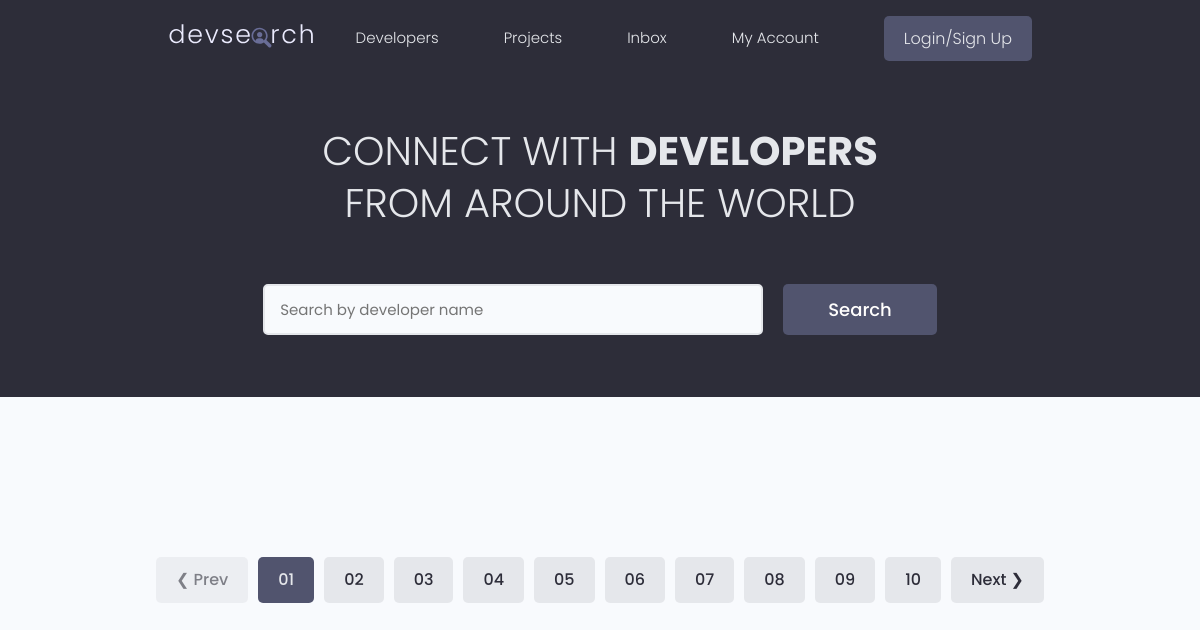
The app's page /, older data.
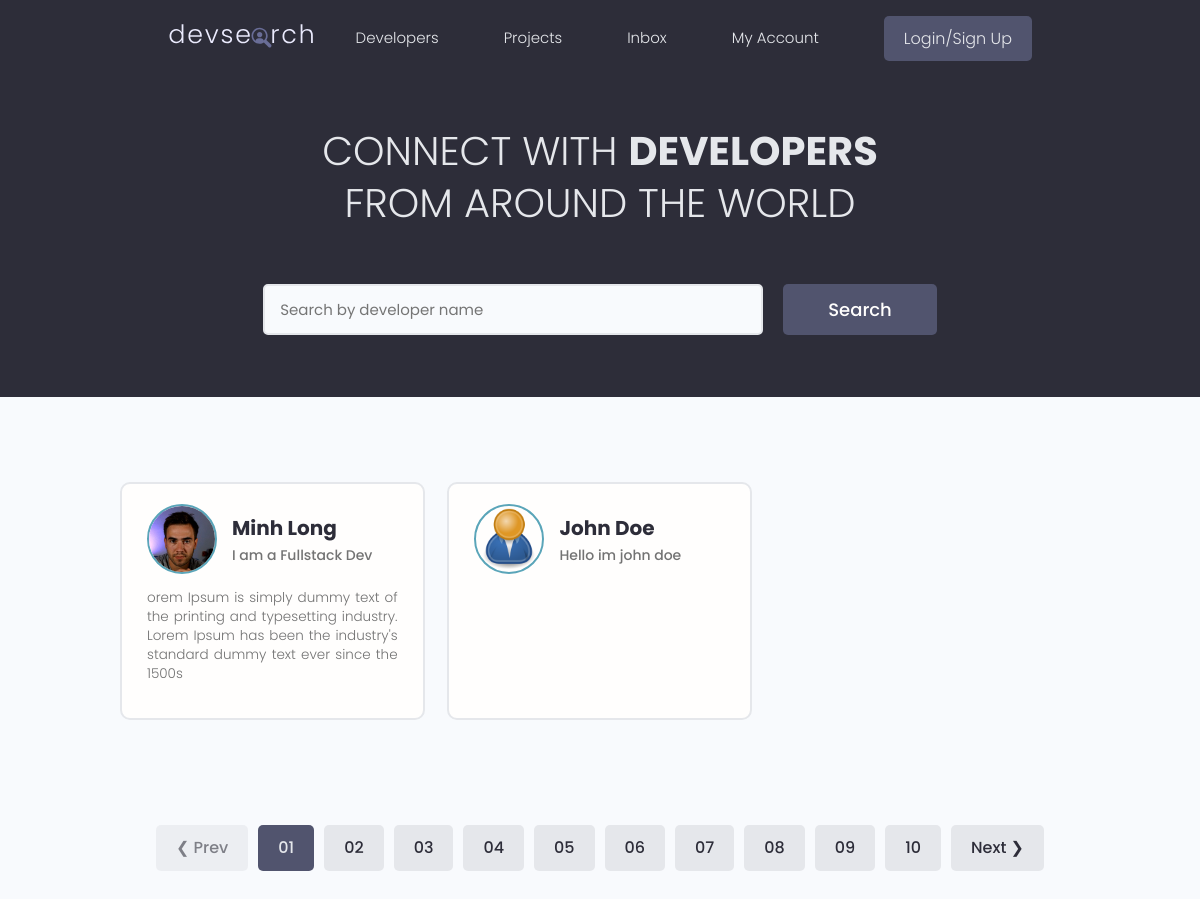
The same page, newer data.
### users/models.py (models this page shows, shortened)
class Profile(models.Model):
    user = models.OneToOneField(User, on_delete=models.CASCADE, null=True, blank=True)
    name = models.CharField(max_length=200, blank=True, null=True)
    email = models.EmailField(max_length=500, blank=True,null=True)
    username = models.CharField(max_length=200, blank=True, null=True)
    location = models.CharField(max_length=200, blank=True, null=True)
    short_intro = models.CharField(max_length=500, blank=True, null=True)
    bio = models.TextField(blank=True, null=True)
    profile_image = models.ImageField(blank=True, null=True, upload_to='profiles/', default='profiles/user-default.png' )
    social_github = models.CharField(max_length=200, blank=True, null=True)
    social_twitter = models.CharField(max_length=200, blank=True, null=True)
    social_linkedin = models.CharField(max_length=200, blank=True, null=True)
    social_youtube = models.CharField(max_length=200, blank=True, null=True)
    social_website = models.CharField(max_length=200, blank=True, null=True)
    created = models.DateTimeField(auto_now_add=True)
    id = models.UUIDField(default=uuid.uuid4, unique=True, primary_key=True, editable=False)

### users/views.py (the view)
# urls.py: path('', views.profiles, name='profiles'),
def profiles(request):
    profiles = Profile.objects.all()
    context = {'profiles' : profiles}
    return render(request, 'users/profiles.html', context )

### users/templates/users/profiles.html (shortened to what this page needs)
{% extends "main.html" %}
{%load static%}
{% block content %}
  <main class="home">
    <section class="hero-section text-center">
      <div class="container container--narrow">
        <div class="hero-section__box">
          <h2>CONNECT WITH <span>DEVELOPERS</span></h2>
          <h2>FROM AROUND THE WORLD</h2>
        </div>
        <div class="hero-section__search">
          <form class="form" action="#" method="get">
            <div class="form__field">
              <input class="input input--text" id="formInput#search" type="text" name="text"
                placeholder="Search by developer name" />
            </div>
            <input class="btn btn--sub btn--lg" type="submit" value="Search" />
          </form>
        </div>
      </div>
    </section>
    <section class="devlist">
      <div class="container">
        <div class="grid grid--three">
            {%for profile in profiles%}
          <div class="column card">
            <div class="dev">
              <a href="{%url 'user-profile' profile.id%}" class="card__body">
                <div class="dev__profile">
                  <img class="avatar avatar--md" src="{{profile.profile_image.url}}" alt="image" />
                  <div class="dev__meta">
                    <h3>{{profile.name}}</h3>
                    <h5>{{profile.short_intro|slice:"60"}}</h5>
                  </div>
                </div>
                <p class="dev__info">{{profile.bio|slice:"150"}}</p>
              </a>
            </div>
          </div>
          {%endfor%}
        </div>
      </div>
    </section>
    <div class="pagination">
      <ul class="container">
        <li><a href="#" class="btn btn--disabled">&#10094; Prev</a></li>
        <li><a href="#" class="btn btn--sub">01</a></li>
        <li><a href="#" class="btn">02</a></li>
        <li><a href="#" class="btn">03</a></li>
        <li><a href="#" class="btn">04</a></li>
        <li><a href="#" class="btn">05</a></li>
        <li><a href="#" class="btn">06</a></li>
        <li><a href="#" class="btn">07</a></li>
        <li><a href="#" class="btn">08</a></li>
        <li><a href="#" class="btn">09</a></li>
        <li><a href="#" class="btn">10</a></li>
        <li><a href="#" class="btn">Next &#10095;</a></li>
      </ul>
    </div>
  </main>
{% endblock content %}

Row changes from the older to the newer data that the page shows:
added Profile: profile_image (picture), name "Minh Long", short_intro "I am a Fullstack Dev", bio "orem Ipsum is simply dummy text of the printing and typesetting industry. Lorem Ipsum has been the industry's standard dummy text ever since the 1500s"
added Profile: profile_image (placeholder picture), name "John Doe", short_intro "Hello im john doe"
